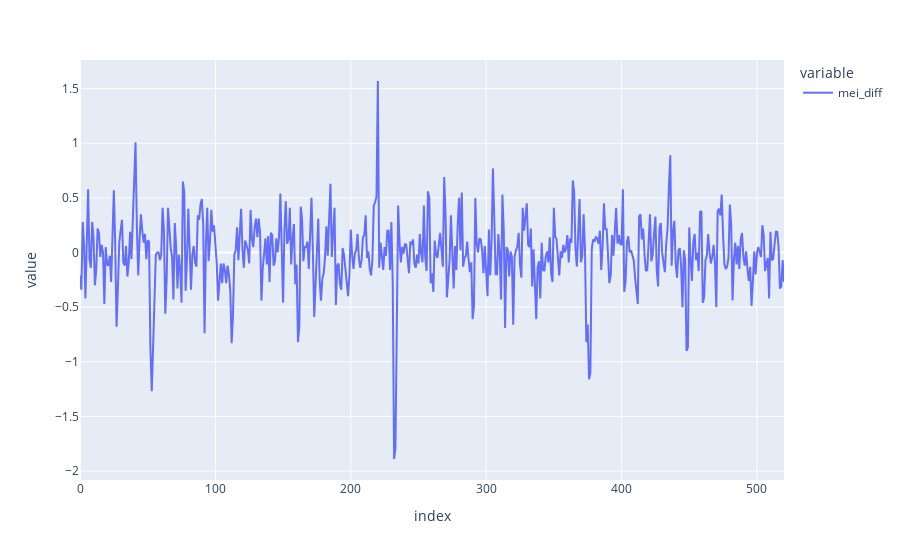

Notebook cell for this chart:
### Markdown cell above
## Con el DataFrame diferenciado

### Code cell
#mei_diff = np.diff(meiL.mei, n=1)
df_diff = pd.DataFrame({'mei_diff': mei_diff})
df_diff.plot()

### Figure 1 — Plotly figure (JSON) as saved in the notebook; plotly's stock layout.template omitted (floating-point values rounded to 4 significant figures; data arrays with more than 128 entries replaced by an {"elided": "..."} marker saying what was removed)
{"data": [{"hovertemplate": "variable=mei_diff<br>index=%{x}<br>value=%{y}<extra></extra>", "legendgroup": "mei_diff", "line": {"color": "#636efa", "dash": "solid"}, "marker": {"symbol": "circle"}, "mode": "lines", "name": "mei_diff", "orientation": "v", "showlegend": true, "type": "scatter", "x": {"elided": "521 int values"}, "xaxis": "x", "y": {"elided": "521 float values"}, "yaxis": "y"}], "layout": {"legend": {"title": {"text": "variable"}, "tracegroupgap": 0}, "margin": {"t": 60}, "xaxis": {"anchor": "y", "domain": [0, 1], "title": {"text": "index"}}, "yaxis": {"anchor": "x", "domain": [0, 1], "title": {"text": "value"}}}}
